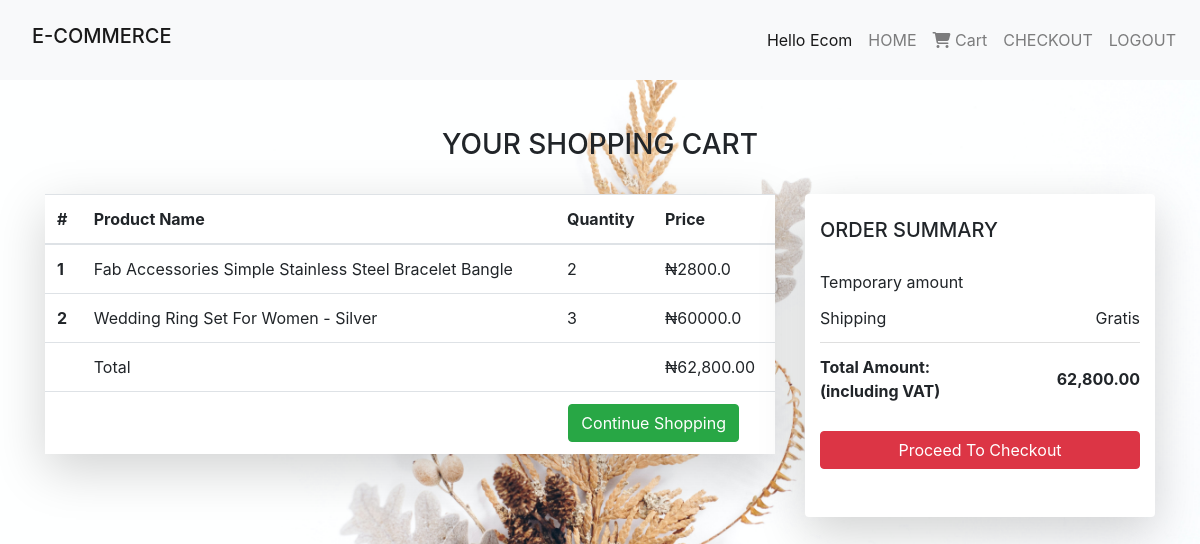
The app's page /cart/ (signed in), older data.
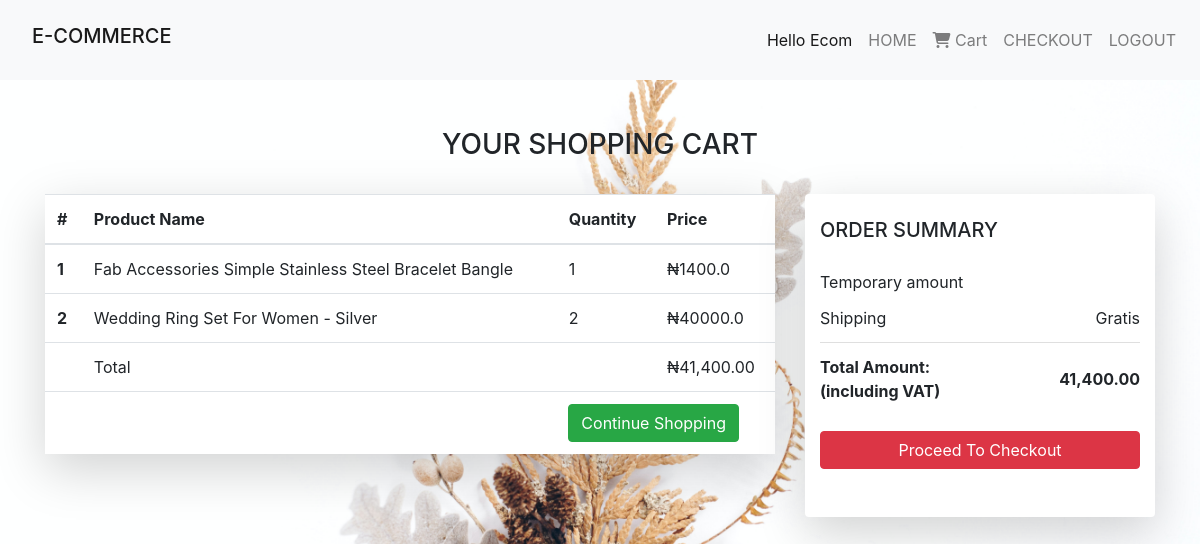
The same page, newer data.
### cart_app/models.py (models this page shows, shortened)
class Cart(models.Model):
    user = models.ForeignKey(User, on_delete=models.CASCADE)
    item = models.ForeignKey(Product, on_delete=models.CASCADE)
    quantity = models.IntegerField(default=1)
    def get_total(self):
        total = self.item.price * self.quantity
        floattotal = float("{0:.2f}".format(total))
        return floattotal

class Order(models.Model):
    orderitems = models.ManyToManyField(Cart)
    user = models.ForeignKey(User, on_delete=models.CASCADE)
    ordered = models.BooleanField(default=False)
    created = models.DateTimeField(auto_now_add=True)
    session_key = models.CharField(max_length=40, null=True)
    def get_totals(self):
        total = 0
        for order_item in self.orderitems.all():
            total += order_item.get_total()
        return total

### product_app/models.py (models this page shows, shortened)
class Product(models.Model):
    product_image = models.ImageField(null = True, blank = True)
    name = models.CharField(max_length=200)
    slug = models.SlugField(default="testing")
    category= models.ForeignKey(Category, on_delete=models.CASCADE)
    product_description= models.CharField(max_length=500, null = True, blank = True)
    price = models.FloatField()

### cart_app/views.py (the view)
# urls.py: path('cart/', views.cart, name = "cart")
def cart(request):
    user = request.user
    carts = Cart.objects.filter(
        user=user
        )
    orders = Order.objects.filter(
        user=user,
        ordered=False)
    if carts.exists():
        order = orders[0]
        return render(request, 'cart/cart.html', {"carts": carts, 'order': order})
    else:
        messages.warning(request, "You do not have an active order")
        return redirect("home")

### templates/cart/cart.html (shortened to what this page needs)
{% extends 'products/base.html' %}
{% block content %}
{% load humanize %}
<section class = "container">
  <br><br/>
  <h3 class = "text-center">YOUR SHOPPING CART</h3>
  <br>
  <div class="row">
    <div class="col-lg-8">
      <div class = "shadow-lg p- mb-5 bg-white">
        <table class="table table-hover">
          <thead>
            <tr>
              <th scope="col">#</th>
              <th scope="col">Product Name</th>
              <th scope="col">Quantity</th>
              <th scope="col">Price</th>
            </tr>
          </thead>
          <tbody>
            {% for cart in carts %}
            <tr>
              <th scope="row">{{ forloop.counter }}</th>
              <td>{{ cart.item.name }}</td>
              <td>{{ cart.quantity }}</td>
              <td>₦{{ cart.get_total }}</td>
            </tr>
          {% endfor %}
            <tr>
              <th scope="row"></th>
              <td col="row">Total</td>
              <th scope="row"></th>
              <td>₦{{ order.get_totals|floatformat:2|intcomma }}</td>
            </tr>
            <tr>
              <th scope="row"></th>
              <td colspan="3" class="text-right ">
                <a href="{% url 'home' %} "
                ><button class="btn btn-success mr-4">Continue Shopping</button></a>
              </td>
            </tr>
          </tbody>
        </table>
      </div>
    </div>
      <div class="col-lg-4">
        <div class = "shadow-lg p- mb-5 bg-white rounded container">
        <div class="mb-3">
          <br>
            <h5 class="mb-3">ORDER SUMMARY</h5>
            <ul class="list-group list-group-flush">
              <li class="list-group-item d-flex justify-content-between align-items-center border-0 px-0 pb-0">
                Temporary amount
              </li>
              <li class="list-group-item d-flex justify-content-between align-items-center px-0">
                Shipping
                <span>Gratis</span>
              </li>
              <li class="list-group-item d-flex justify-content-between align-items-center border-0 px-0 mb-3">
                <div>
                  <strong>Total Amount:</strong>
                  <strong>
                    <p class="mb-0">(including VAT)</p>
                  </strong>
                </div>
                <span><strong>{{ order.get_totals |floatformat:2|intcomma}}</strong></span>
              </li>
            </ul>
            <a href="{% url 'checkout' %}" style="text-decoration: none;"
            ><button class="btn btn-danger mr-4 btn-block">Proceed To Checkout</button></a>
            <br><br/>
          </div>
        </div>
      </div>
  </div>
</section>
{% endblock %}

### templates/products/base.html (shortened to what this page needs)
{% load static%}
{% load cart_tag %}
<!DOCTYPE html>
<html lang="en">
<head>
    <link rel="stylesheet" href="https://stackpath.bootstrapcdn.com/bootstrap/4.5.2/css/bootstrap.min.css">
    <link rel = "stylesheet" href = "{% static 'css/products.css'%} ">
    <link rel="stylesheet" href="{% static 'css/izmir.min.css' %}">
</head>
<body>
    <nav class="navbar navbar-expand-lg navbar-light bg-light">
        <a class="nav-link" href=""><h1 class="navbar-brand" style = "font-size: 20px">E-COMMERCE</h1></a>
        <div class="collapse navbar-collapse" id="navbarNav">
          <ul class="nav navbar-nav ml-auto">
            {% if user.is_authenticated%}
            <li class="nav-item active">
              <a class="nav-link active" href="">Hello {{user.username | title}} <span class="sr-only">(current)</span></a>
            </li>
            <li class="nav-item">
              <a class="nav-link" href="{% url 'home' %}">HOME</a>
              <li class="nav-item">
                <a class="nav-link" href="{% url 'cart' %}">
                  <i class="fa fa-shopping-cart"></i> Cart
                </a>
              </li>
              <li class="nav-item">
                <a class="nav-link" href="{% url 'checkout' %}">
                  CHECKOUT
                </a>
              </li>
              <li class="nav-item">
                <a class="nav-link" href="{% url 'logout' %}">
                 LOGOUT
                </a>
              </li>
              {% endif %}
          </ul>
      </nav>
    {% block content%}
    {% endblock%}
</body>
</html>

### product_app/static/css/products.css (style rules this page uses)
body, html { position: relative; overflow-x: hidden; }
body { background-image: url('/static/images/bg2.jpg'); width: 100% !important; height: 800px; position: relative; background-position:center; background-attachment:scroll; -o-background-size:cover; -moz-background-size:cover; -webkit-background-size:cover; background-size:cover; background-repeat:no-repeat; }

Row changes from the older to the newer data that the page shows:
changed Cart "Fab Accessories Simple Stainless Steel Bracelet Bangle": quantity "2" → "1"; get_total "2800.0" → "1400.0"
changed Cart "Wedding Ring Set For Women - Silver": quantity "3" → "2"; get_total "60000.0" → "40000.0"
changed through a linked row, Order: get_totals "62,800.00" → "41,400.00"
